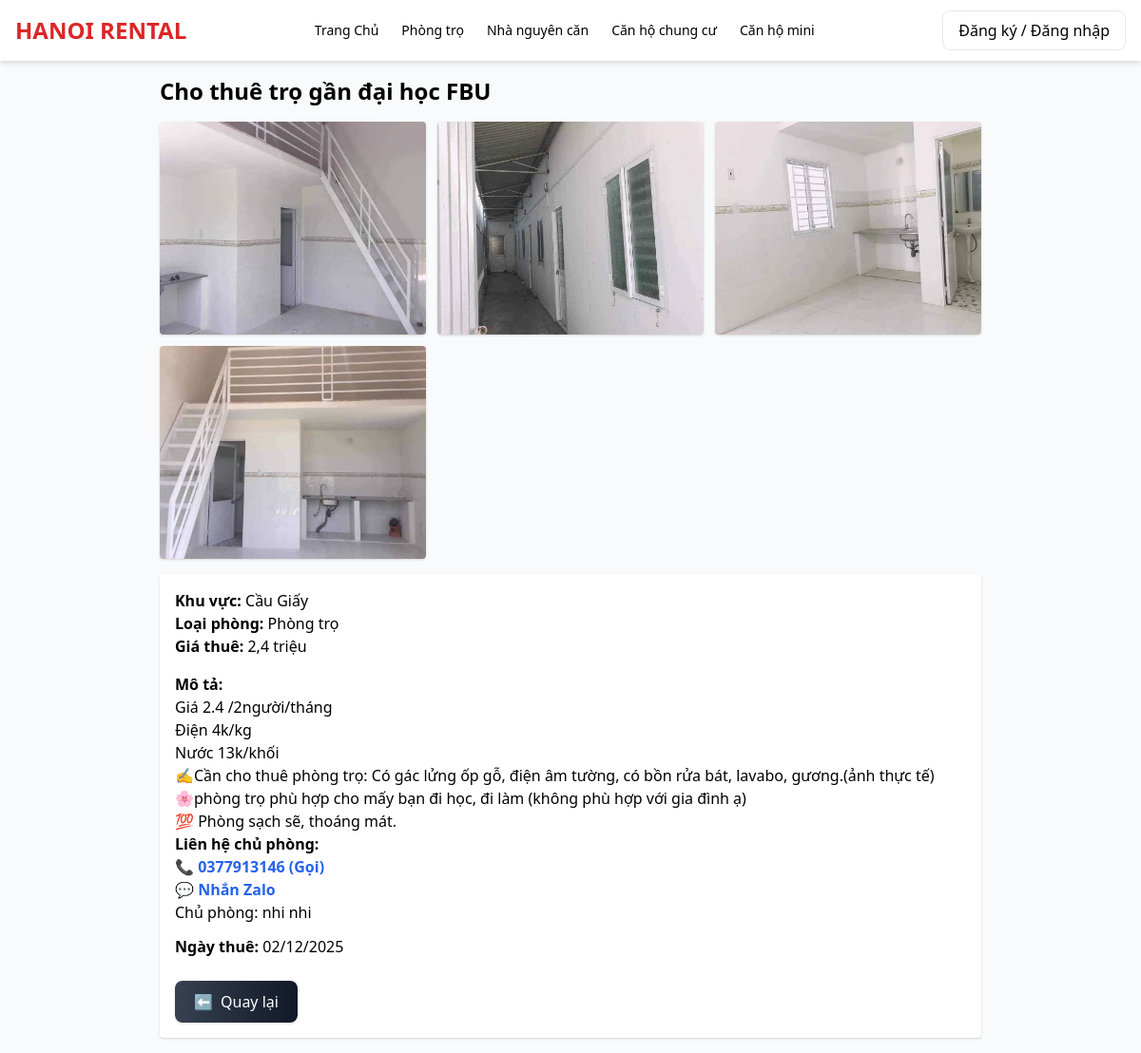
The page /hiihi/post_detail.php?id=9 on the database its author committed.
### tables this page shows
CREATE TABLE `posts` (
  `id` int(11) NOT NULL,
  `user_id` int(11) NOT NULL,
  `status` enum('pending','approved','rejected') DEFAULT 'pending',
  `reviewed_by` int(11) DEFAULT NULL,
  `reviewed_at` timestamp NULL DEFAULT NULL,
  `title` varchar(255) DEFAULT NULL,
  `image` varchar(255) DEFAULT NULL,
  `type` varchar(50) DEFAULT NULL,
  `khu_vuc` varchar(255) DEFAULT NULL,
  `price` varchar(50) DEFAULT NULL,
  `phone` varchar(20) DEFAULT NULL,
  `zalo` varchar(20) DEFAULT NULL,
  `description` text DEFAULT NULL,
  `status_rent` tinyint(4) DEFAULT 0,
  `created_at` timestamp NOT NULL DEFAULT current_timestamp(),
  `category` varchar(50) NOT NULL DEFAULT 'phongtro'
);

CREATE TABLE `users` (
  `id` int(11) NOT NULL,
  `name` varchar(255) DEFAULT NULL,
  `email` varchar(255) DEFAULT NULL,
  `password` varchar(255) DEFAULT NULL,
  `phone` varchar(20) DEFAULT NULL,
  `zalo` varchar(20) DEFAULT NULL,
  `avatar` varchar(255) DEFAULT NULL,
  `role` enum('admin','landlord','renter') DEFAULT 'renter',
  `status` varchar(20) DEFAULT 'active',
  `is_admin` tinyint(4) DEFAULT 0,
  `created_at` timestamp NOT NULL DEFAULT current_timestamp()
);

### hiihi/functions.php (called while the page is built, shortened)
<?php
if (!function_exists("esc")) {
    function esc($s) {
        return htmlspecialchars($s ?? '', ENT_QUOTES, 'UTF-8');
    }
}

### hiihi/post_detail.php (the view, shortened to what this page needs)
<?php
require 'header.php';
require 'functions.php';
$post_id = intval($_GET['id'] ?? 0);
$stmt = $pdo->prepare("
    SELECT p.*, u.name AS owner_name, u.phone AS owner_phone
    FROM posts p
    JOIN users u ON p.user_id = u.id
    WHERE p.id = ?
");
$stmt->execute([$post_id]);
$post = $stmt->fetch();
$images = $pdo->prepare("SELECT filename FROM post_images WHERE post_id = ?");
$images->execute([$post_id]);
$photos = $images->fetchAll(PDO::FETCH_COLUMN);
function priceToMillion($num) {
    return rtrim(rtrim(number_format($num, 1, ',', '.'), '0'), ',');
}
?>
<main class="max-w-4xl mx-auto p-4">
    <h1 class="text-2xl font-bold mb-4"><?php echo esc($post['title']); ?></h1>
    <div class="grid grid-cols-2 md:grid-cols-3 gap-3 mb-4">
        <?php foreach ($photos as $img): ?>
            <img src="uploads/<?php echo esc($img); ?>"
                 class="rounded shadow w-full h-56 object-cover">
        <?php endforeach; ?>
    </div>
    <div class="bg-white p-4 rounded shadow">
        <p><strong>Khu vực:</strong> <?php echo esc($post['khu_vuc']); ?></p>
        <p><strong>Loại phòng:</strong> <?php echo esc($post['type']); ?></p>
        <p><strong>Giá thuê:</strong>
            <?php echo priceToMillion($post['price']); ?> triệu
        </p>
        <p class="mt-4"><strong>Mô tả:</strong></p>
        <p><?php echo nl2br(esc($post['description'])); ?></p>
        <p><strong>Liên hệ chủ phòng:</strong><br>
            <a href="tel:<?php echo esc($post['owner_phone']); ?>"
               class="text-blue-600 font-semibold hover:underline">
               📞 <?php echo esc($post['owner_phone']); ?> (Gọi)
            </a>
            <br>
            <a href="https://zalo.me/<?php echo esc($post['owner_phone']); ?>"
               target="_blank"
               class="text-blue-600 font-semibold hover:underline">
               💬 Nhắn Zalo
            </a>
            <br>
            Chủ phòng: <?php echo esc($post['owner_name']); ?>
        </p>
        <p class="mt-3"><strong>Ngày thuê:</strong>
            <?php echo date("d/m/Y", strtotime($post['created_at'])); ?>
        </p>
        <a href="javascript:history.back()"
           class="mt-6 inline-flex items-center gap-2 bg-gradient-to-r from-gray-700 to-gray-900
                  text-white px-5 py-2.5 rounded-lg shadow hover:from-gray-600 hover:to-gray-800 transition">
            <span>⬅</span> Quay lại
        </a>
    </div>
</main>
</body>
</html>

### rows shown on the page
posts: title "Cho thuê trọ gần đại học FBU", khu_vuc "Cầu Giấy", type "Phòng trọ", price "2,4", description "Giá 2.4 /2người/tháng Điện 4k/kg Nước 13k/khối ✍Cần cho thuê phòng trọ: Có gác lửng ốp gỗ, điện âm tường, có bồn rửa bát, lavabo, gương.(ảnh thực tế) 🌸phòng trọ phù hợp cho mấy bạn đi học, đi làm (không phù hợp với gia đình ạ) 💯 Phòng sạch sẽ, thoáng mát.", user.phone "0377913146", user.name "nhi nhi", created_at "02/12/2025"
